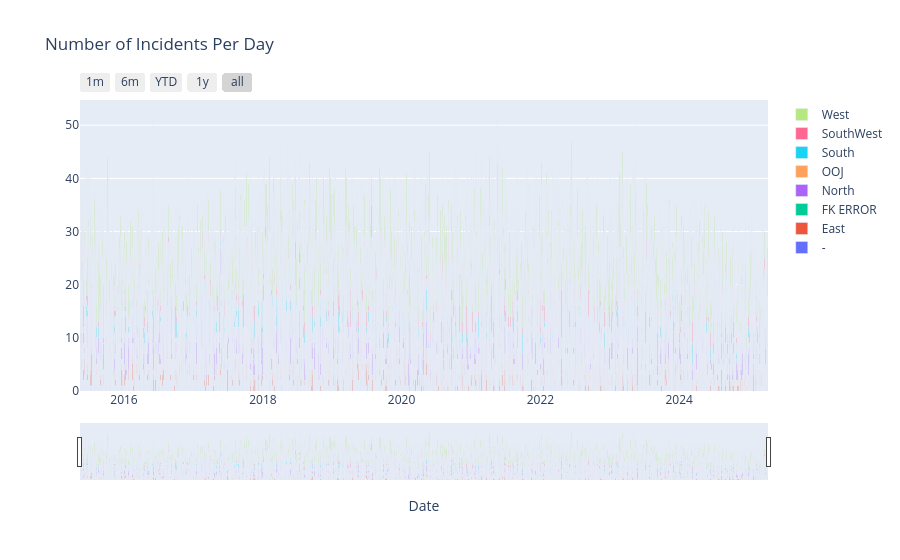

Here is the notebook cell this chart was saved with:
### Code cell
datar = [
    go.Bar(
        x=dfp_precinct.index.tolist(), 
        y=dfp_precinct[col],
        name=col
    ) for col in dfp_precinct.columns
]

# updatemenus = list([
#     dict(active=-1,
#          buttons=list([   
#             dict(label = 'High',
#                  method = 'update',
#                  args = [{'visible': [True, True, False, False]},
#                          {'title': 'Yahoo High',
#                           'annotations': high_annotations}]),
#             dict(label = 'Low',
#                  method = 'update',
#                  args = [{'visible': [False, False, True, True]},
#                          {'title': 'Yahoo Low',
#                           'annotations': low_annotations}]),
#             dict(label = 'Both',
#                  method = 'update',
#                  args = [{'visible': [True, True, True, True]},
#                          {'title': 'Yahoo',
#                           'annotations': high_annotations+low_annotations}]),
#             dict(label = 'Reset',
#                  method = 'update',
#                  args = [{'visible': [True, False, True, False]},
#                          {'title': 'Yahoo',
#                           'annotations': []}])
#         ]),
#     )
# ])

# specify the layout of our figure
layout = dict(
    title = "Number of Incidents Per Day",
    xaxis= dict(
        title= 'Date',
        ticklen= 5,
        zeroline= False,
        rangeselector=dict(
            buttons=list([
                dict(count=1,
                     label='1m',
                     step='month',
                     stepmode='backward'),
                dict(count=6,
                     label='6m',
                     step='month',
                     stepmode='backward'),
                dict(count=1,
                    label='YTD',
                    step='year',
                    stepmode='todate'),
                dict(count=1,
                    label='1y',
                    step='year',
                    stepmode='backward'),
                dict(step='all')
            ])
        ),
        rangeslider=dict(
            visible = True
        ),
        type='date',
    ),
    barmode='stack',
)

# create and show our figure
fig = dict(data = datar, layout = layout)
iplot(fig)

### Figure 1 — Plotly figure (JSON) as saved in the notebook; plotly's stock layout.template omitted (floating-point values rounded to 4 significant figures; data arrays with more than 128 entries replaced by an {"elided": "..."} marker saying what was removed)
{"data": [{"name": "-", "type": "bar", "x": {"elided": "3621 str values"}, "y": {"elided": "3621 float values"}}, {"name": "East", "type": "bar", "x": {"elided": "3621 str values"}, "y": {"elided": "3621 float values"}}, {"name": "FK ERROR", "type": "bar", "x": {"elided": "3621 str values"}, "y": {"elided": "3621 float values"}}, {"name": "North", "type": "bar", "x": {"elided": "3621 str values"}, "y": {"elided": "3621 float values"}}, {"name": "OOJ", "type": "bar", "x": {"elided": "3621 str values"}, "y": {"elided": "3621 float values"}}, {"name": "South", "type": "bar", "x": {"elided": "3621 str values"}, "y": {"elided": "3621 float values"}}, {"name": "SouthWest", "type": "bar", "x": {"elided": "3621 str values"}, "y": {"elided": "3621 float values"}}, {"name": "West", "type": "bar", "x": {"elided": "3621 str values"}, "y": {"elided": "3621 float values"}}], "layout": {"barmode": "stack", "title": {"text": "Number of Incidents Per Day"}, "xaxis": {"rangeselector": {"buttons": [{"count": 1, "label": "1m", "step": "month", "stepmode": "backward"}, {"count": 6, "label": "6m", "step": "month", "stepmode": "backward"}, {"count": 1, "label": "YTD", "step": "year", "stepmode": "todate"}, {"count": 1, "label": "1y", "step": "year", "stepmode": "backward"}, {"step": "all"}]}, "rangeslider": {"visible": true}, "ticklen": 5, "title": {"text": "Date"}, "type": "date", "zeroline": false}}}
